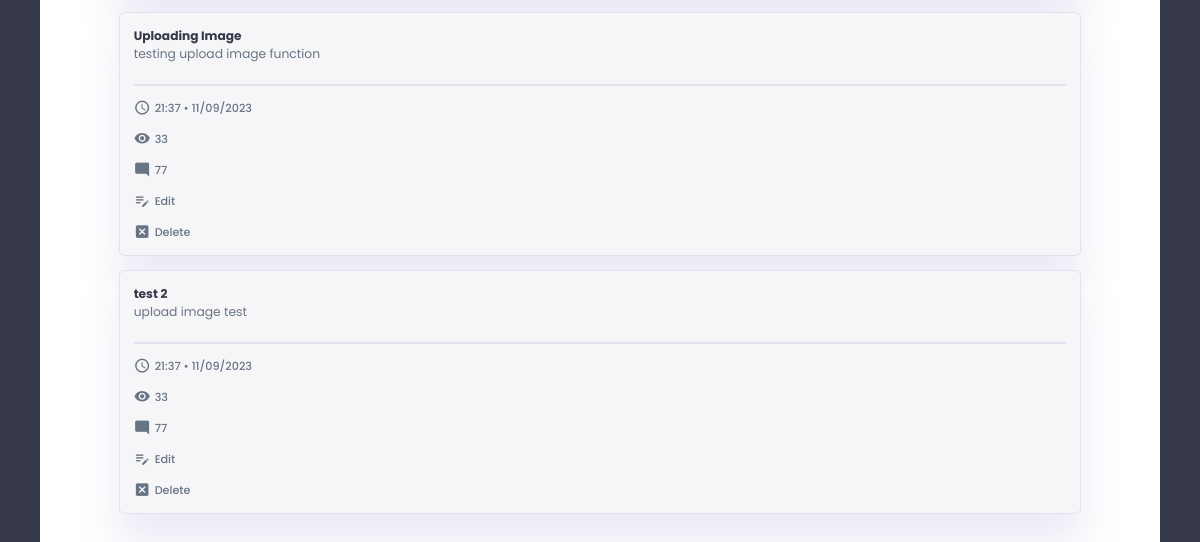
Before: /auth/admin_dashboard (signed in, lower part) with the older database file.
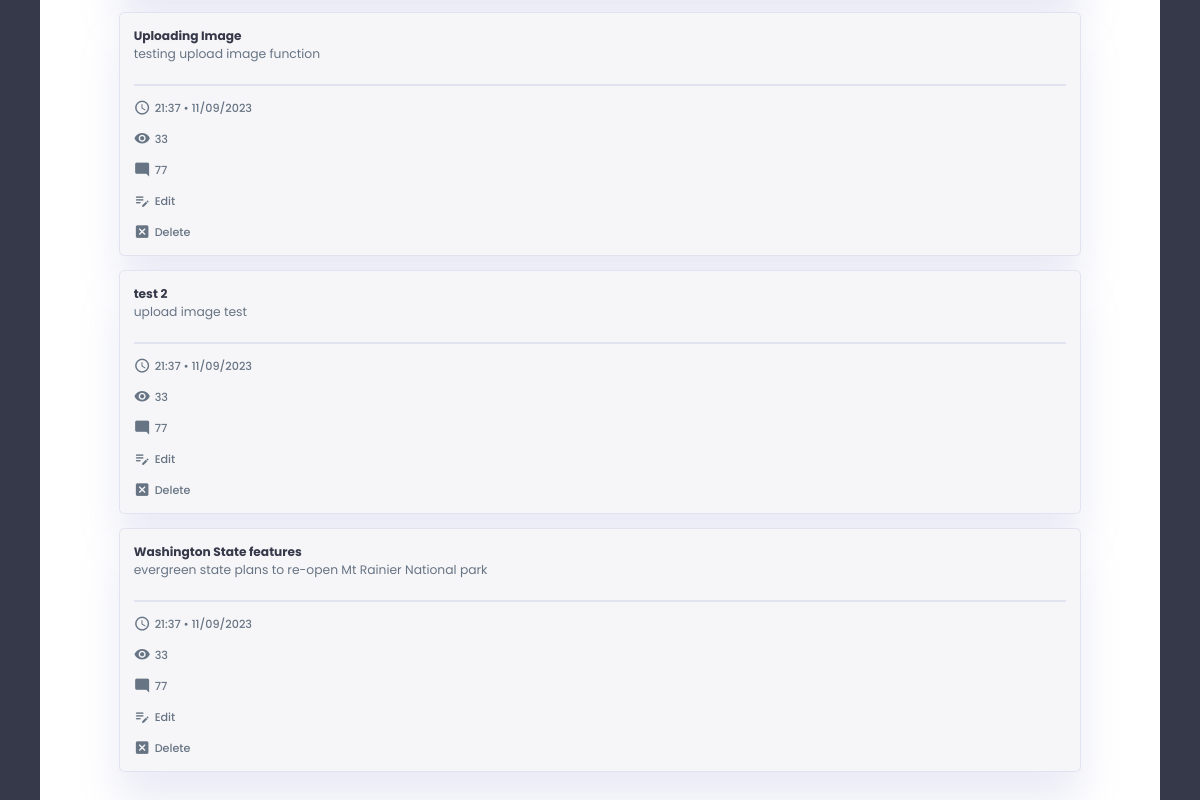
After: the same page with the newer database file.
### app/models/post.py (models this page shows)
class Post(db.Model):
    __tablename__ = 'post'
    id = db.Column(db.Integer, primary_key=True)
    blog_id = db.Column(db.Integer, db.ForeignKey('blog.id'), nullable=False)
    title = db.Column(db.String(100), nullable=False)
    subtitle = db.Column(db.String(150), nullable=True)
    body = db.Column(db.Text, nullable=False)
    post_pic = db.Column(db.String(20), nullable=True)
    views = db.Column(db.Integer, default=0)
    created_at = db.Column(db.DateTime, nullable=False, default=datetime.utcnow)
    blog = relationship('Blog', back_populates='posts')
    subjects = db.relationship('Subject', secondary='post_subject_association', back_populates='posts')
    comments = db.relationship('Comment', lazy=True)

### app/routes/auth_routes.py (the view)
@auth_routes.route('/admin_dashboard')
@login_required
def admin_dashboard():
    posts = Post.query.all()
    return render_template('auth/admin_dashboard.html', current_user=current_user, posts=posts)

### app/__init__.py (called while the page is built)
@login_manager.user_loader
def load_user(blog_id):
    return Blog.query.get(int(blog_id))

### app/routes/auth_routes.py (called while the page is built)
@auth_routes.before_request
def before_request():
    g.csrf_token = generate_csrf()  # from flask import g

### app/templates/auth/admin_dashboard.html (shortened to what this page needs)
{% extends 'admin_base.html' %}
{% block admin %}
<div class="admin_panel">
    <div class="pre_posts">
        {% if posts %}
        {% for post in posts %}
        <div class="pre_tab">
            <div class="title">
                <a href="#">
                    <h3>{{post.title}}</h3>
                    <p>{{post.subtitle}}</p>
                </a>
            </div>
            <hr class="line">
            <div class="btn_sec">
                <h3><span class="material-icons-round">schedule</span>21:37 • 11/09/2023</h3>
                <h3><span class="material-icons-round">visibility</span>33</h3>
                <h3><span class="material-icons-round">mode_comment</span>77</h3>
                <a href="#">
                    <span class="material-icons-round">edit_note</span>
                    <h3>Edit</h3>
                </a>
                <a href="#" class="delete-post" data-post-id="{{ post.id }}">
                    <span class="material-icons-round">disabled_by_default</span>
                    <h3>Delete</h3>
                </a>
            </div>
        </div>
        {% endfor %}
        {% endif %}
    </div>
</div>
{% endblock %}

### app/templates/admin_base.html (shortened to what this page needs)
{% extends 'base.html' %}
{% block content %}
<div class="admin_main">
    <div class="admin_sec">
        {% block admin %}
        {% endblock%}
    </div>
</div>
{% endblock %}

### app/templates/base.html (shortened to what this page needs)
<!DOCTYPE html>
<html lang="en">
<head>
    <link rel="stylesheet" href="{{url_for('static', filename='css/root.css')}}">
    <link rel="stylesheet" href="{{url_for('static', filename='css/styles.css')}}">
    <link rel="stylesheet" href="{{url_for('static', filename='css/main.css')}}">
    <link rel="stylesheet" href="{{url_for('static', filename='css/register.css')}}">
    <link rel="stylesheet" href="{{url_for('static', filename='css/login.css')}}">
    <link rel="stylesheet" href="{{url_for('static', filename='css/admin.css')}}">
    <link rel="stylesheet" href="{{url_for('static', filename='css/blog.css')}}">
    <link rel="stylesheet" href="{{url_for('static', filename='css/custom_input.css')}}">
</head>
<body>
    <main>
        {% block content %}
        {% endblock %}
    </main>
</body>
</html>

### app/static/css/root.css (style rules this page uses)
:root { --color-primary: #6C9BCF; --color-danger: #FF0060; --color-success: #1B9C85; --color-warning: #F7D060; --color-white: #fff; --color-info-dark: #7d8da1; --color-dark: #363949; --color-light: rgba(132, 139, 200, 0.18); --color-dark-variant: #677483; --color-background: #f6f6f9; --card-border-radius: 2rem; --border-radius-1: 0.4rem; --border-radius-2: 1.2rem; --card-padding: 1.8rem; --padding-1: 1.2rem; --box-shadow: 0 2rem 3rem var(--color-light); --box-shadow-dark: 0 2rem 3rem rgba(23, 26, 13, 0.3); --inner-shadow: inset 0.1rem 0.1rem 0.5rem var(--color-light); --transition-1: all 0.3s ease; --clr-wheat: #E9D985; --clr-mint: #BCD8C1; --clr-tqz: #439A86; --clr-dark-tqz: #007991; --clr-navy: #222E50; }
* { margin: 0; padding: 0; outline: 0; appearance: 0; border: 0; text-decoration: none; box-sizing: border-box; }
html { font-size: 14px; }
body { width: 100vw; height: 100vh; font-family: 'Poppins', sans-serif; font-size: 0.88rem; user-select: none; overflow-x: hidden; color: var(--color-dark); background-color: var(--color-background); }
a { color: var(--color-dark); }
h3 { font-weight: 500; font-size: 0.87rem; }
p { color: var(--color-dark-variant); }

### app/static/css/admin.css (style rules this page uses)
.admin_main { width: 100vw; min-height: 100vh; color: var(--color-white); background-color: var(--color-dark); display: flex; flex-direction: column; align-items: center; }
.admin_main hr { border: solid 1px var(--color-light) }
.admin_sec { margin-top: 6rem; width: 80rem; overflow-y: scroll; overflow: hidden; }
.admin_sec .admin_panel { display: flex; flex-direction: column; width: 100%; min-height: 30rem; padding: var(--card-padding); color: var(--color-dark); background-color: var(--color-white); box-shadow: var(--box-shadow-dark); border-radius: var(--border-radius-1); transition: var(--transition-1); }
.pre_posts { display: flex; flex-direction: column; align-items: center; justify-content: center; align-items: center; gap: 1rem; width: 100%; margin: 4rem 0; }
.pre_posts .pre_tab { display: flex; flex-direction: column; gap: 1rem; width: 90%; padding: 1rem; background-color: var(--color-background); box-shadow: var(--box-shadow); transition: var(--transition-1); border-radius: var(--border-radius-1); border: 1px solid var(--color-light); }
.pre_posts .pre_tab .title { display: flex; flex-direction: column; margin-bottom: 0.5rem; transition: var(--transition-1); }
.pre_posts .pre_tab .title h3 { font-weight: bold; }
.pre_posts .pre_tab .line { border: solid 1px var(--color-light) }
.pre_posts .pre_tab .btn_sec { display: flex; flex-direction: row; align-items: center; justify-content: space-between; }
.pre_posts .pre_tab .btn_sec h3 { display: flex; flex-direction: row; align-items: center; gap: 0.3rem; font-size: 0.8rem; color: var(--color-dark-variant); }
.pre_posts .pre_tab .btn_sec a { display: flex; flex-direction: row; align-items: center; color: var(--color-dark-variant); gap: 0.3rem; font-size: 0.8rem; }
.pre_posts .pre_tab .btn_sec span { font-size: 1.2rem; }
@media screen and (max-width: 1280px) { .admin_sec { margin-top: 6rem; max-width: 96%; } }
@media screen and (max-width: 1280px) { .pre_posts .pre_tab .btn_sec { flex-direction: column; gap: 1rem; align-items: flex-start; } }

Changed rows visible on the page:
added Post: title "Washington State features", subtitle "evergreen state plans to re-open Mt Rainier National park"
